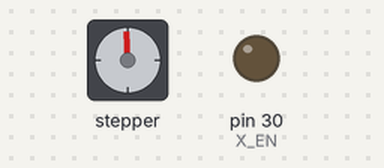
This sketch was run on a simulated Arduino Mega 2560, built with avr-gcc and run on an emulated ATmega2560. Parts: stepper motor, output pins drawn as LEDs (lit = HIGH). Stepper angles assume 200 steps per turn.

Above: at 0.18 s.
At 9.66 s:
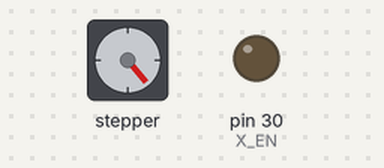
At 19.45 s:
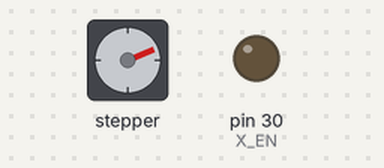
At 39.64 s:
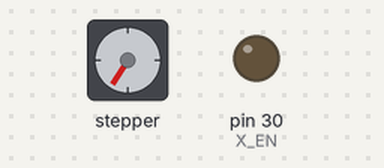
Timing chart, 0 to 40.0 s (numbered marks = the images above):
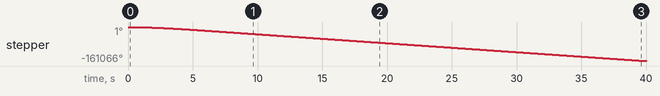

The sketch:

debug.ino
```cpp
#include <ros.h>
#include <FlexyStepper.h>

#include "pinout.h"
//#include "airhockey_firmware.h"

// configure the pins connected
int16_t striker_pos = 0;

FlexyStepper x_stepper;

void setup() {
    // Set target motor RPM to 1RPM and microstepping to 1 (full step mode)
    x_stepper.connectToPins(X_STEP_PIN, X_DIR_PIN);
    x_stepper.setStepsPerRevolution(400);
    x_stepper.setSpeedInStepsPerSecond(4000);
    x_stepper.setAccelerationInStepsPerSecondPerSecond(1000);
    x_stepper.setStepsPerMillimeter(400 / (60 * 2));
    Serial.begin(115200);
    pinMode(X_EN, OUTPUT);
    pinMode(X_BW_BB, INPUT);
}

void loop() {
    digitalWrite(X_EN, LOW);
    x_stepper.moveRelativeInSteps(-100000);
//    Serial.println(digitalRead(X_BW_BB));
    delay(5000);

//    if (digitalRead(POWER_SW) == LOW) {
//  x_stepper.setTargetPositionRelativeInSteps(0);
//}
//    while (!x_stepper.motionComplete()) {
 //     x_stepper.processMovement();
//}
//      delay(1000);
//    delay(1000);
//    x_stepper.moveRelativeInSteps(-1600);
 //   x_stepper.processMovement();
//    delay(1000);
}
```

pinout.h
```cpp
// use motor 0 as X
#define X_STEP_PIN 19
#define X_DIR_PIN 18
#define X_MS1 32
#define X_MS2 21
#define X_MS3 20
#define X_EN 30
// breakbeam switches
#define X_FW_BB 25
#define X_BW_BB 28 // NOTE: THIS IS FOR TESTING ONLY! USUALLY ON 23
```

Measured:
- by itself, stepper: keeps turning counter-clockwise at about 4030°/s
